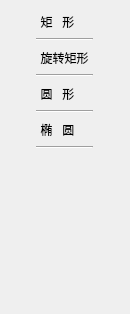
             <widget class="QWidget" name="page_11">
              <property name="geometry">
               <rect>
                <x>0</x>
                <y>0</y>
                <width>130</width>
                <height>314</height>
               </rect>
              </property>
              <attribute name="label">
               <string>绘制ROI</string>
              </attribute>
              <layout class="QGridLayout" name="gridLayout_15">
               <item row="0" column="0">
                <widget class="QToolButton" name="toolButton_18">
                 <property name="cursor">
                  <cursorShape>PointingHandCursor</cursorShape>
                 </property>
                 <property name="layoutDirection">
                  <enum>Qt::LeftToRight</enum>
                 </property>
                 <property name="styleSheet">
                  <string notr="true">QToolButton{
	border:none;
}
QToolButton:hover{
	background-color: rgb(214, 214, 214);
}
QToolButton:checked{
	background-color: rgb(214, 214, 214);
}</string>
                 </property>
                 <property name="text">
                  <string>矩   形</string>
                 </property>
                 <property name="icon">
                  <iconset resource="iconimage.qrc">
                   <normaloff>:/iconImage/icon_rectangular.png</normaloff>:/iconImage/icon_rectangular.png</iconset>
                 </property>
                 <property name="iconSize">
                  <size>
                   <width>25</width>
                   <height>25</height>
                  </size>
                 </property>
                 <property name="checkable">
                  <bool>true</bool>
                 </property>
                 <property name="checked">
                  <bool>false</bool>
                 </property>
                 <property name="autoExclusive">
                  <bool>true</bool>
                 </property>
                 <property name="toolButtonStyle">
                  <enum>Qt::ToolButtonTextBesideIcon</enum>
                 </property>
                </widget>
               </item>
               <item row="1" column="0">
                <widget class="Line" name="line_34">
                 <property name="orientation">
                  <enum>Qt::Horizontal</enum>
                 </property>
                </widget>
               </item>
               <item row="2" column="0">
                <widget class="QToolButton" name="toolButton_19">
                 <property name="cursor">
                  <cursorShape>PointingHandCursor</cursorShape>
                 </property>
                 <property name="layoutDirection">
                  <enum>Qt::LeftToRight</enum>
                 </property>
                 <property name="styleSheet">
                  <string notr="true">QToolButton{
	border:none;
}
QToolButton:hover{
	background-color: rgb(214, 214, 214);
}
QToolButton:checked{
	background-color: rgb(214, 214, 214);
}</string>
                 </property>
                 <property name="text">
                  <string>旋转矩形</string>
                 </property>
                 <property name="icon">
                  <iconset resource="iconimage.qrc">
                   <normaloff>:/iconImage/icon_rotatingRectangular.png</normaloff>:/iconImage/icon_rotatingRectangular.png</iconset>
                 </property>
                 <property name="iconSize">
                  <size>
                   <width>25</width>
                   <height>25</height>
                  </size>
                 </property>
                 <property name="checkable">
                  <bool>true</bool>
                 </property>
                 <property name="checked">
                  <bool>false</bool>
                 </property>
                 <property name="autoExclusive">
                  <bool>true</bool>
                 </property>
                 <property name="toolButtonStyle">
                  <enum>Qt::ToolButtonTextBesideIcon</enum>
                 </property>
                </widget>
               </item>
               <item row="3" column="0">
                <widget class="Line" name="line_35">
                 <property name="orientation">
                  <enum>Qt::Horizontal</enum>
                 </property>
                </widget>
               </item>
               <item row="4" column="0">
                <widget class="QToolButton" name="toolButton_20">
                 <property name="cursor">
                  <cursorShape>PointingHandCursor</cursorShape>
                 </property>
                 <property name="layoutDirection">
                  <enum>Qt::LeftToRight</enum>
                 </property>
                 <property name="styleSheet">
                  <string notr="true">QToolButton{
	border:none;
}
QToolButton:hover{
	background-color: rgb(214, 214, 214);
}
QToolButton:checked{
	background-color: rgb(214, 214, 214);
}</string>
                 </property>
                 <property name="text">
                  <string>圆   形</string>
                 </property>
                 <property name="icon">
                  <iconset resource="iconimage.qrc">
                   <normaloff>:/iconImage/icon_circular.png</normaloff>:/iconImage/icon_circular.png</iconset>
                 </property>
                 <property name="iconSize">
                  <size>
                   <width>25</width>
                   <height>25</height>
                  </size>
                 </property>
                 <property name="checkable">
                  <bool>true</bool>
                 </property>
                 <property name="checked">
                  <bool>false</bool>
                 </property>
                 <property name="autoExclusive">
                  <bool>true</bool>
                 </property>
                 <property name="toolButtonStyle">
                  <enum>Qt::ToolButtonTextBesideIcon</enum>
                 </property>
                </widget>
               </item>
               <item row="5" column="0">
                <widget class="Line" name="line_36">
                 <property name="orientation">
                  <enum>Qt::Horizontal</enum>
                 </property>
                </widget>
               </item>
               <item row="6" column="0">
                <widget class="QToolButton" name="toolButton_21">
                 <property name="cursor">
                  <cursorShape>PointingHandCursor</cursorShape>
                 </property>
                 <property name="layoutDirection">
                  <enum>Qt::LeftToRight</enum>
                 </property>
                 <property name="styleSheet">
                  <string notr="true">QToolButton{
	border:none;
}
QToolButton:hover{
	background-color: rgb(214, 214, 214);
}
QToolButton:checked{
	background-color: rgb(214, 214, 214);
}</string>
                 </property>
                 <property name="text">
                  <string>椭   圆</string>
                 </property>
                 <property name="icon">
                  <iconset resource="iconimage.qrc">
                   <normaloff>:/iconImage/icon_The ellipse.png</normaloff>:/iconImage/icon_The ellipse.png</iconset>
                 </property>
                 <property name="iconSize">
                  <size>
                   <width>25</width>
                   <height>25</height>
                  </size>
                 </property>
                 <property name="checkable">
                  <bool>true</bool>
                 </property>
                 <property name="checked">
                  <bool>false</bool>
                 </property>
                 <property name="autoExclusive">
                  <bool>true</bool>
                 </property>
                 <property name="toolButtonStyle">
                  <enum>Qt::ToolButtonTextBesideIcon</enum>
                 </property>
                </widget>
               </item>
               <item row="7" column="0">
                <widget class="Line" name="line_37">
                 <property name="orientation">
                  <enum>Qt::Horizontal</enum>
                 </property>
                </widget>
               </item>
               <item row="8" column="0">
                <spacer name="verticalSpacer_16">
                 <property name="orientation">
                  <enum>Qt::Vertical</enum>
                 </property>
                 <property name="sizeHint" stdset="0">
                  <size>
                   <width>20</width>
                   <height>121</height>
                  </size>
                 </property>
                </spacer>
               </item>
              </layout>
             </widget>
